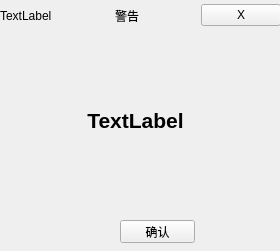
<?xml version="1.0" encoding="UTF-8"?>
<ui version="4.0">
 <class>sched_mngt_message_box</class>
 <widget class="sched_mngt_message_box" name="sched_mngt_message_box">
  <property name="geometry">
   <rect>
    <x>0</x>
    <y>0</y>
    <width>280</width>
    <height>251</height>
   </rect>
  </property>
  <property name="windowTitle">
   <string>Form</string>
  </property>
  <widget class="QWidget" name="message_box_widget" native="true">
   <property name="geometry">
    <rect>
     <x>0</x>
     <y>0</y>
     <width>281</width>
     <height>251</height>
    </rect>
   </property>
   <property name="styleSheet">
    <string notr="true">QWidget[objectName=&quot;message_box_widget&quot;] { 
	border-image: url(:/resource/image/messagebox_bk.png)
}</string>
   </property>
   <widget class="QWidget" name="horizontalLayoutWidget">
    <property name="geometry">
     <rect>
      <x>0</x>
      <y>0</y>
      <width>281</width>
      <height>31</height>
     </rect>
    </property>
    <layout class="QHBoxLayout" name="horizontalLayout">
     <item>
      <widget class="QLabel" name="label_icon">
       <property name="text">
        <string>TextLabel</string>
       </property>
      </widget>
     </item>
     <item>
      <spacer name="horizontalSpacer">
       <property name="orientation">
        <enum>Qt::Horizontal</enum>
       </property>
       <property name="sizeHint" stdset="0">
        <size>
         <width>40</width>
         <height>20</height>
        </size>
       </property>
      </spacer>
     </item>
     <item>
      <widget class="QLabel" name="label_title">
       <property name="text">
        <string>警告</string>
       </property>
      </widget>
     </item>
     <item>
      <spacer name="horizontalSpacer_2">
       <property name="orientation">
        <enum>Qt::Horizontal</enum>
       </property>
       <property name="sizeHint" stdset="0">
        <size>
         <width>40</width>
         <height>20</height>
        </size>
       </property>
      </spacer>
     </item>
     <item>
      <widget class="QPushButton" name="btn_close">
       <property name="text">
        <string>X</string>
       </property>
      </widget>
     </item>
    </layout>
   </widget>
   <widget class="QPushButton" name="btn_ok">
    <property name="geometry">
     <rect>
      <x>120</x>
      <y>220</y>
      <width>75</width>
      <height>23</height>
     </rect>
    </property>
    <property name="text">
     <string>确认</string>
    </property>
   </widget>
   <widget class="QLabel" name="label_msg_info">
    <property name="geometry">
     <rect>
      <x>0</x>
      <y>40</y>
      <width>271</width>
      <height>161</height>
     </rect>
    </property>
    <property name="styleSheet">
     <string notr="true">font-size: 16pt; 
font-weight: bold;</string>
    </property>
    <property name="text">
     <string>TextLabel</string>
    </property>
    <property name="alignment">
     <set>Qt::AlignCenter</set>
    </property>
   </widget>
  </widget>
 </widget>
 <customwidgets>
  <customwidget>
   <class>sched_mngt_message_box</class>
   <extends>QWidget</extends>
   <header>sched_mngt_message_box.h</header>
   <container>1</container>
  </customwidget>
 </customwidgets>
 <resources/>
 <connections/>
</ui>
